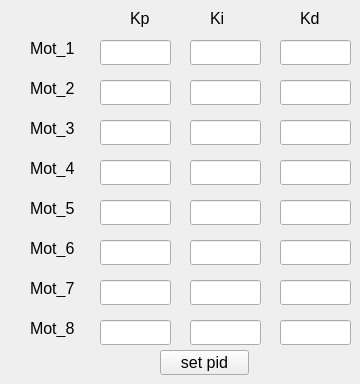
    <widget class="QWidget" name="tab_6">
     <attribute name="title">
      <string>PID set</string>
     </attribute>
     <widget class="QLabel" name="label_49">
      <property name="geometry">
       <rect>
        <x>30</x>
        <y>40</y>
        <width>51</width>
        <height>17</height>
       </rect>
      </property>
      <property name="font">
       <font>
        <pointsize>12</pointsize>
       </font>
      </property>
      <property name="text">
       <string>Mot_1</string>
      </property>
     </widget>
     <widget class="QLabel" name="label_50">
      <property name="geometry">
       <rect>
        <x>30</x>
        <y>80</y>
        <width>51</width>
        <height>17</height>
       </rect>
      </property>
      <property name="font">
       <font>
        <pointsize>12</pointsize>
       </font>
      </property>
      <property name="text">
       <string>Mot_2</string>
      </property>
     </widget>
     <widget class="QLabel" name="label_51">
      <property name="geometry">
       <rect>
        <x>30</x>
        <y>120</y>
        <width>51</width>
        <height>17</height>
       </rect>
      </property>
      <property name="font">
       <font>
        <pointsize>12</pointsize>
       </font>
      </property>
      <property name="text">
       <string>Mot_3</string>
      </property>
     </widget>
     <widget class="QLabel" name="label_52">
      <property name="geometry">
       <rect>
        <x>30</x>
        <y>160</y>
        <width>51</width>
        <height>17</height>
       </rect>
      </property>
      <property name="font">
       <font>
        <pointsize>12</pointsize>
       </font>
      </property>
      <property name="text">
       <string>Mot_4</string>
      </property>
     </widget>
     <widget class="QLabel" name="label_53">
      <property name="geometry">
       <rect>
        <x>30</x>
        <y>320</y>
        <width>51</width>
        <height>17</height>
       </rect>
      </property>
      <property name="font">
       <font>
        <pointsize>12</pointsize>
       </font>
      </property>
      <property name="text">
       <string>Mot_8</string>
      </property>
     </widget>
     <widget class="QLabel" name="label_54">
      <property name="geometry">
       <rect>
        <x>30</x>
        <y>280</y>
        <width>51</width>
        <height>17</height>
       </rect>
      </property>
      <property name="font">
       <font>
        <pointsize>12</pointsize>
       </font>
      </property>
      <property name="text">
       <string>Mot_7</string>
      </property>
     </widget>
     <widget class="QLabel" name="label_55">
      <property name="geometry">
       <rect>
        <x>30</x>
        <y>240</y>
        <width>51</width>
        <height>17</height>
       </rect>
      </property>
      <property name="font">
       <font>
        <pointsize>12</pointsize>
       </font>
      </property>
      <property name="text">
       <string>Mot_6</string>
      </property>
     </widget>
     <widget class="QLabel" name="label_56">
      <property name="geometry">
       <rect>
        <x>30</x>
        <y>200</y>
        <width>51</width>
        <height>17</height>
       </rect>
      </property>
      <property name="font">
       <font>
        <pointsize>12</pointsize>
       </font>
      </property>
      <property name="text">
       <string>Mot_5</string>
      </property>
     </widget>
     <widget class="QLabel" name="label_57">
      <property name="geometry">
       <rect>
        <x>130</x>
        <y>10</y>
        <width>51</width>
        <height>17</height>
       </rect>
      </property>
      <property name="font">
       <font>
        <pointsize>12</pointsize>
       </font>
      </property>
      <property name="text">
       <string>Kp</string>
      </property>
     </widget>
     <widget class="QLabel" name="label_58">
      <property name="geometry">
       <rect>
        <x>210</x>
        <y>10</y>
        <width>51</width>
        <height>17</height>
       </rect>
      </property>
      <property name="font">
       <font>
        <pointsize>12</pointsize>
       </font>
      </property>
      <property name="text">
       <string>Ki</string>
      </property>
     </widget>
     <widget class="QLabel" name="label_59">
      <property name="geometry">
       <rect>
        <x>300</x>
        <y>10</y>
        <width>51</width>
        <height>17</height>
       </rect>
      </property>
      <property name="font">
       <font>
        <pointsize>12</pointsize>
       </font>
      </property>
      <property name="text">
       <string>Kd</string>
      </property>
     </widget>
     <widget class="QLineEdit" name="Mot_1_Kp_lineEdit">
      <property name="geometry">
       <rect>
        <x>100</x>
        <y>40</y>
        <width>71</width>
        <height>25</height>
       </rect>
      </property>
     </widget>
     <widget class="QLineEdit" name="Mot_1_Ki_lineEdit">
      <property name="geometry">
       <rect>
        <x>190</x>
        <y>40</y>
        <width>71</width>
        <height>25</height>
       </rect>
      </property>
     </widget>
     <widget class="QLineEdit" name="Mot_1_Kd_lineEdit">
      <property name="geometry">
       <rect>
        <x>280</x>
        <y>40</y>
        <width>71</width>
        <height>25</height>
       </rect>
      </property>
     </widget>
     <widget class="QLineEdit" name="Mot_2_Kd_lineEdit">
      <property name="geometry">
       <rect>
        <x>280</x>
        <y>80</y>
        <width>71</width>
        <height>25</height>
       </rect>
      </property>
     </widget>
     <widget class="QLineEdit" name="Mot_2_Kp_lineEdit">
      <property name="geometry">
       <rect>
        <x>100</x>
        <y>80</y>
        <width>71</width>
        <height>25</height>
       </rect>
      </property>
     </widget>
     <widget class="QLineEdit" name="Mot_2_Ki_lineEdit">
      <property name="geometry">
       <rect>
        <x>190</x>
        <y>80</y>
        <width>71</width>
        <height>25</height>
       </rect>
      </property>
     </widget>
     <widget class="QLineEdit" name="Mot_3_Kd_lineEdit">
      <property name="geometry">
       <rect>
        <x>280</x>
        <y>120</y>
        <width>71</width>
        <height>25</height>
       </rect>
      </property>
     </widget>
     <widget class="QLineEdit" name="Mot_4_Kd_lineEdit">
      <property name="geometry">
       <rect>
        <x>280</x>
        <y>160</y>
        <width>71</width>
        <height>25</height>
       </rect>
      </property>
     </widget>
     <widget class="QLineEdit" name="Mot_4_Kp_lineEdit">
      <property name="geometry">
       <rect>
        <x>100</x>
        <y>160</y>
        <width>71</width>
        <height>25</height>
       </rect>
      </property>
     </widget>
     <widget class="QLineEdit" name="Mot_3_Kp_lineEdit">
      <property name="geometry">
       <rect>
        <x>100</x>
        <y>120</y>
        <width>71</width>
        <height>25</height>
       </rect>
      </property>
     </widget>
     <widget class="QLineEdit" name="Mot_3_Ki_lineEdit">
      <property name="geometry">
       <rect>
        <x>190</x>
        <y>120</y>
        <width>71</width>
        <height>25</height>
       </rect>
      </property>
     </widget>
     <widget class="QLineEdit" name="Mot_4_Ki_lineEdit">
      <property name="geometry">
       <rect>
        <x>190</x>
        <y>160</y>
        <width>71</width>
        <height>25</height>
       </rect>
      </property>
     </widget>
     <widget class="QLineEdit" name="Mot_5_Kd_lineEdit">
      <property name="geometry">
       <rect>
        <x>280</x>
        <y>200</y>
        <width>71</width>
        <height>25</height>
       </rect>
      </property>
     </widget>
     <widget class="QLineEdit" name="Mot_7_Kd_lineEdit">
      <property name="geometry">
       <rect>
        <x>280</x>
        <y>280</y>
        <width>71</width>
        <height>25</height>
       </rect>
      </property>
     </widget>
     <widget class="QLineEdit" name="Mot_7_Kp_lineEdit">
      <property name="geometry">
       <rect>
        <x>100</x>
        <y>280</y>
        <width>71</width>
        <height>25</height>
       </rect>
      </property>
     </widget>
     <widget class="QLineEdit" name="Mot_7_Ki_lineEdit">
      <property name="geometry">
       <rect>
        <x>190</x>
        <y>280</y>
        <width>71</width>
        <height>25</height>
       </rect>
      </property>
     </widget>
     <widget class="QLineEdit" name="Mot_8_Ki_lineEdit">
      <property name="geometry">
       <rect>
        <x>190</x>
        <y>320</y>
        <width>71</width>
        <height>25</height>
       </rect>
      </property>
     </widget>
     <widget class="QLineEdit" name="Mot_8_Kd_lineEdit">
      <property name="geometry">
       <rect>
        <x>280</x>
        <y>320</y>
        <width>71</width>
        <height>25</height>
       </rect>
      </property>
     </widget>
     <widget class="QLineEdit" name="Mot_6_Kd_lineEdit">
      <property name="geometry">
       <rect>
        <x>280</x>
        <y>240</y>
        <width>71</width>
        <height>25</height>
       </rect>
      </property>
     </widget>
     <widget class="QLineEdit" name="Mot_8_Kp_lineEdit">
      <property name="geometry">
       <rect>
        <x>100</x>
        <y>320</y>
        <width>71</width>
        <height>25</height>
       </rect>
      </property>
     </widget>
     <widget class="QLineEdit" name="Mot_6_Kp_lineEdit">
      <property name="geometry">
       <rect>
        <x>100</x>
        <y>240</y>
        <width>71</width>
        <height>25</height>
       </rect>
      </property>
     </widget>
     <widget class="QLineEdit" name="Mot_5_Kp_lineEdit">
      <property name="geometry">
       <rect>
        <x>100</x>
        <y>200</y>
        <width>71</width>
        <height>25</height>
       </rect>
      </property>
     </widget>
     <widget class="QLineEdit" name="Mot_5_Ki_lineEdit">
      <property name="geometry">
       <rect>
        <x>190</x>
        <y>200</y>
        <width>71</width>
        <height>25</height>
       </rect>
      </property>
     </widget>
     <widget class="QLineEdit" name="Mot_6_Ki_lineEdit">
      <property name="geometry">
       <rect>
        <x>190</x>
        <y>240</y>
        <width>71</width>
        <height>25</height>
       </rect>
      </property>
     </widget>
     <widget class="QPushButton" name="set_pid_pushButton">
      <property name="geometry">
       <rect>
        <x>160</x>
        <y>350</y>
        <width>89</width>
        <height>25</height>
       </rect>
      </property>
      <property name="font">
       <font>
        <pointsize>12</pointsize>
       </font>
      </property>
      <property name="text">
       <string>set pid</string>
      </property>
     </widget>
    </widget>
